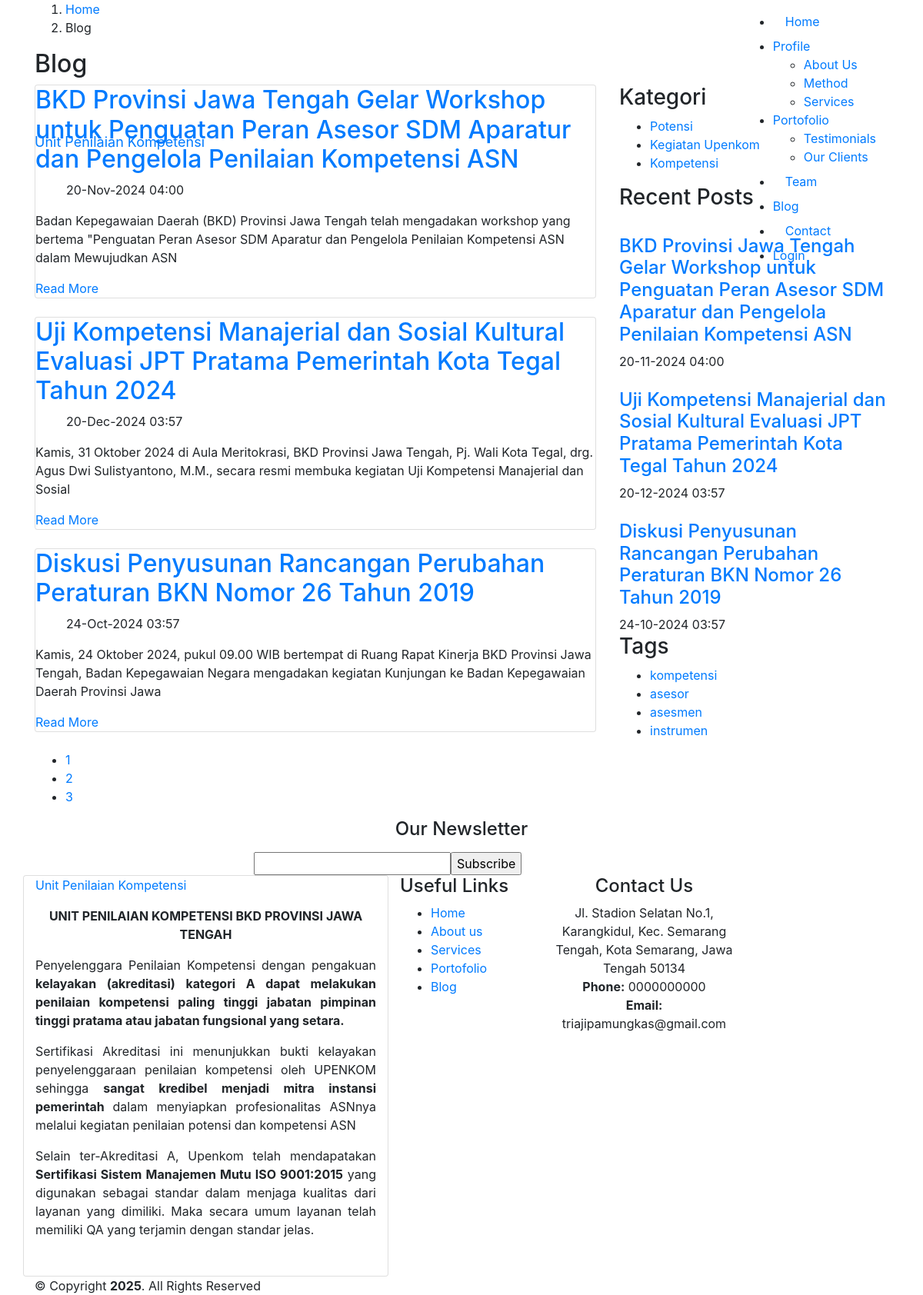
The page /index.php/home/blog on the database its author committed.
### tables this page shows
CREATE TABLE `tb_setting` (
  `id_setting` int NOT NULL,
  `nama_perusahaan` varchar(255) NOT NULL,
  `alamat` varchar(255) NOT NULL,
  `no_telepon` varchar(20) NOT NULL,
  `email` varchar(255) NOT NULL,
  `profile` text NOT NULL,
  `visi` text NOT NULL,
  `misi` text NOT NULL,
  `sejarah` text NOT NULL,
  `image` varchar(255) NOT NULL
);

CREATE TABLE `tb_berita` (
  `id_berita` int NOT NULL,
  `id_user` int NOT NULL,
  `id_kategori` int NOT NULL,
  `slug_berita` varchar(255) DEFAULT NULL,
  `judul_berita` varchar(255) DEFAULT NULL,
  `isi_berita` text,
  `gambar_berita` varchar(255) DEFAULT NULL,
  `status_berita` varchar(50) NOT NULL,
  `jenis_berita` varchar(50) NOT NULL,
  `keywords` text NOT NULL,
  `date_cretated` timestamp NOT NULL DEFAULT CURRENT_TIMESTAMP,
  `last_modified` date NOT NULL
);

CREATE TABLE `tb_kategori_berita` (
  `id_kategori` int NOT NULL,
  `slug-kategori` varchar(255) NOT NULL,
  `nama_kategori` varchar(255) NOT NULL,
  `date_created` timestamp NOT NULL DEFAULT CURRENT_TIMESTAMP ON UPDATE CURRENT_TIMESTAMP
);

### application/views/front-end/layout/v_wrapper.php (called while the page is built)
<?php
require_once('v_head.php');
require_once('v_header.php');
require_once('v_nav.php');
require_once('v_content.php');
require_once('v_footer.php');

### application/controllers/Home.php (called while the page is built, shortened)
<?php
class Home extends CI_Controller
{
  public function __construct()
  {
    $this->load->model('M_berita');
    $this->load->model('M_kategori');
    $this->load->model('M_tentang');
    $this->load->model('M_metode');
    $this->load->model('M_layanan');
    $this->load->model('M_setting');
    $this->load->model('M_staff');
    $this->load->model('M_portfolio');
    $this->load->model('M_client');
    $this->load->model('M_dashboard');
  }
  public function blog()
  {
    $berita = $this->M_berita->daftar();
    $lastst_berita = $this->M_berita->lastst_berita();
    $kategori = $this->M_kategori->daftarKategoriBerita();
    $tentang = $this->M_tentang->daftar();
    $metode = $this->M_metode->daftar();
    $layanan = $this->M_layanan->daftar();
    $setting = $this->M_setting->daftar();
    $title = $setting->nama_perusahaan;
    $image = $setting->image;
    $data = array(
      'title'         => $title,
      'subtitle'      => 'Blog',
      'isi'           => 'front-end/v_blog',
      'berita'        => $berita,
      'kategori'      => $kategori,
      'lastst_berita' => $lastst_berita,
      'tentang'        => $tentang,
      'metode'        => $metode,
      'layanan'       => $layanan,
      'setting'       => $setting,
      'image'         => $image,
    );
    $this->load->view('front-end/layout/v_wrapper', $data, false);
  }
}

### index.php (called while the page is built, shortened)
<?php
require_once BASEPATH.'core/CodeIgniter.php';

### application/models/M_setting.php (called while the page is built, shortened)
<?php
class M_setting extends CI_Model
{
  public function daftar()
  {
    $this->db->select('*');
    $this->db->from('tb_setting');
    $this->db->order_by('id_setting', 'desc');
    return $this->db->get()->row();
  }
}

### application/views/front-end/layout/v_content.php (called while the page is built)
<?php
if ($isi) {
  $this->load->view($isi);
}

### application/models/M_berita.php (called while the page is built, shortened)
<?php
class M_berita extends CI_Model
{
  public function daftar()
  {
    $this->db->select('*');
    $this->db->from('tb_berita');
    $this->db->join('tb_user', 'tb_user.id_user = tb_berita.id_user', 'left');
    $this->db->join('tb_kategori_berita', 'tb_kategori_berita.id_kategori = tb_berita.id_kategori', 'left');
    $this->db->order_by('id_berita', 'DESC');
    return $this->db->get()->result();
  }
  public function lastst_berita()
  {
    $this->db->select('*');
    $this->db->from('tb_berita');
    $this->db->join('tb_user', 'tb_user.id_user = tb_berita.id_user', 'left');
    $this->db->join('tb_kategori_berita', 'tb_kategori_berita.id_kategori = tb_berita.id_kategori', 'left');
    $this->db->order_by('id_berita', 'DESC');
    $this->db->limit(10);
    return $this->db->get()->result();
  }
}

### application/models/M_kategori.php (called while the page is built, shortened)
<?php
class M_kategori extends CI_Model
{
  public function daftarKategoriBerita()
  {
    $this->db->select('*');
    $this->db->from('tb_kategori_berita');
    $this->db->order_by('id_kategori', 'DESC');
    return $this->db->get()->result();
  }
}

### application/views/front-end/v_blog.php (the view, shortened to what this page needs)
<main id="main">
  <section class="breadcrumbs">
    <div class="container">
      <ol>
        <li><a href="<?= base_url('home/#hero'); ?>">Home</a></li>
        <li>Blog</li>
      </ol>
      <h2>Blog</h2>
    </div>
  </section>
  <section id="blog" class="blog">
    <div class="container" data-aos="fade-up">
      <div class="row">
        <div class="col-lg-8 entries">
          <?php foreach ($berita as $key => $value) :
            $isi = strip_tags($value->isi_berita);
            if (strlen($isi) > 200) {
              $isiCut = substr($isi, 0, 200);
              $endPoint = strrpos($isiCut, ' ');
              $isi = $endPoint ? substr($isiCut, 0, $endPoint) : substr($isiCut, 0);
            }
            if ($value->status_berita == "Publish") : ?>
              <div class="card mb-4 entry">
                <h2 class="entry-title">
                  <a href="<?= base_url('home/detail/' . $value->slug_berita); ?>"><?= $value->judul_berita; ?></a>
                </h2>
                <div class="entry-meta">
                  <ul>
                    <li class="d-flex align-items-center"><i class="bi bi-clock"></i> <a><?= date('d-M-Y H:i', strtotime($value->date_cretated)); ?></a></li>
                  </ul>
                </div>
                <div class="entry-content">
                  <p>
                    <?= $isi; ?>
                  </p>
                  <div class="read-more">
                    <a href="<?= base_url('home/detail/' . $value->slug_berita); ?>">Read More</a>
                  </div>
                </div>
              </div>
            <?php endif; ?>
          <?php endforeach; ?>
          <div class="blog-pagination">
            <ul class="justify-content-center">
            <li class="active"><a href="#">1</a></li>
              <li><a href="#">2</a></li>
              <li><a href="#">3</a></li>
            </ul>
          </div>
        </div>
        <div class="col-lg-4">
          <div class="sidebar">
            <h3 class="sidebar-title">Kategori</h3>
            <div class="sidebar-item categories">
              <ul>
                <?php foreach ($kategori as $key => $values) : ?>
                  <li><a href="#"><?= $values->nama_kategori; ?> <span></span></a></li>
                <?php endforeach; ?>
              </ul>
            </div>
            <h3 class="sidebar-title">Recent Posts</h3>
            <?php foreach ($lastst_berita as $key => $value) :
              if ($value->status_berita == "Publish") : ?>
                <div class="sidebar-item recent-posts">
                  <div class="post-item clearfix">
                    <h4><a href="<?= base_url('home/detail/' . $value->slug_berita); ?>"><?= $value->judul_berita; ?></a></h4>
                    <time datetime="01-01-2020"><?= date('d-m-Y H:i', strtotime($value->date_cretated)); ?></time>
                  </div>
                </div>
              <?php endif; ?>
            <?php endforeach; ?>
            <h3 class="sidebar-title">Tags</h3>
            <div class="sidebar-item tags">
              <ul>
                <li><a href="#">kompetensi</a></li>
                <li><a href="#">asesor</a></li>
                <li><a href="#">asesmen</a></li>
                <li><a href="#">instrumen</a></li>
              </ul>
            </div>
          </div>
        </div>
      </div>
    </div>
  </section>
</main>

### application/views/front-end/layout/v_head.php (shortened to what this page needs)
<!DOCTYPE html>
<html lang="en">
<head>
  <link href="<?= base_url() ?>vendor/front-end/assets/vendor/bootstrap/css/bootstrap.min.css" rel="stylesheet">
  <link href="<?= base_url() ?>vendor/front-end/assets/vendor/bootstrap-icons/bootstrap-icons.css" rel="stylesheet">
  <link href="<?= base_url() ?>vendor/front-end/assets/vendor/aos/aos.css" rel="stylesheet">
  <link href="<?= base_url() ?>vendor/front-end/assets/vendor/remixicon/remixicon.css" rel="stylesheet">
  <link href="<?= base_url() ?>vendor/front-end/assets/vendor/swiper/swiper-bundle.min.css" rel="stylesheet">
  <link href="<?= base_url() ?>vendor/front-end/assets/vendor/glightbox/css/glightbox.min.css" rel="stylesheet">
  <link href="<?= base_url() ?>vendor/front-end/assets/css/style.css" rel="stylesheet">
</head>
<body>

### application/views/front-end/layout/v_header.php (shortened to what this page needs)
<header id="header" class="header fixed-top">
  <div class="container-fluid container-xl d-flex align-items-center justify-content-between">
    <a href="<?= base_url('home/#hero'); ?>" class="logo d-flex align-items-center">
      <span style="font-size: 18px;"><?= $setting->nama_perusahaan; ?></span>
    </a>

### application/views/front-end/layout/v_nav.php (shortened to what this page needs)
<nav id="navbar" class="navbar">
  <ul>
    <li><a class="nav-link scrollto active" href="<?= base_url('home/'); ?>">Home</a></li>
    <li class="dropdown"><a href="<?= base_url('home/#about'); ?>"><span>Profile</span> <i class="bi bi-chevron-down"></i></a>
      <ul>
        <li><a href="<?= base_url('home/detailtentang/upenkom'); ?>">About Us</a></li>
		<li><a href="<?= base_url('home/#features'); ?>">Method</a></li>
        <li><a href="<?= base_url('home/#services'); ?>">Services</a></li>
      </ul>
    <li class="dropdown"><a href="<?= base_url('home/#portofolio'); ?>"><span>Portofolio</span> <i class="bi bi-chevron-down"></i></a>
      <ul>
        <li><a href="<?= base_url('home/#testimonials'); ?>">Testimonials</a></li>
        <li><a href="<?= base_url('home/#clients'); ?>">Our Clients</a></li>
      </ul>
    <li><a class="nav-link scrollto" href="<?= base_url('home/#team'); ?>">Team</a></li>
    <li><a href="<?= base_url('home/blog'); ?>">Blog</a></li>
    <li><a class="nav-link scrollto" href="<?= base_url('home/#contact'); ?>">Contact</a></li>
    <li><a class="getstarted scrollto" href="<?= base_url('auth'); ?>">Login</a></li>
  </ul>
</nav>
</div>
</header>

### application/views/front-end/layout/v_footer.php (shortened to what this page needs)
<footer id="footer" class="footer">
  <div class="footer-newsletter">
    <div class="container">
      <div class="row justify-content-center">
        <div class="col-lg-12 text-center">
          <h4>Our Newsletter</h4>
        </div>
        <div class="col-lg-6">
          <form action="" method="post">
            <input type="email" name="email"><input type="submit" value="Subscribe">
          </form>
        </div>
      </div>
    </div>
  </div>
  <div class="footer-top">
    <div class="container">
      <div class="row gy-4">
        <div class="col-lg-5 col-md-12 footer-info card shadow-none">
          <a href="<?= base_url('home'); ?>" class="logo d-flex align-items-center">
            <span><?= $setting->nama_perusahaan; ?></span>
          </a>
          <p><?= $setting->profile; ?></p>
        </div>
        <div class="col-lg-2 col-6 footer-links">
          <h4>Useful Links</h4>
          <ul>
            <li><i class="bi bi-chevron-right"></i> <a href="<?= base_url('home/'); ?>">Home</a></li>
            <li><i class="bi bi-chevron-right"></i> <a href="<?= base_url('home/#about'); ?>">About us</a></li>
            <li><i class="bi bi-chevron-right"></i> <a href="<?= base_url('home/#services'); ?>">Services</a></li>
            <li><i class="bi bi-chevron-right"></i> <a href="<?= base_url('home/#clients'); ?>">Portofolio</a></li>
            <li><i class="bi bi-chevron-right"></i> <a href="<?= base_url('home/blog'); ?>">Blog</a></li>
          </ul>
        </div>
        <div class="col-lg-3 col-md-12 footer-contact text-center text-md-start">
          <h4>Contact Us</h4>
          <p>
            <?= $setting->alamat; ?> <br>
            <strong>Phone:</strong> <?= $setting->no_telepon; ?><br>
            <strong>Email:</strong> <?= $setting->email; ?><br>
          </p>
        </div>
      </div>
    </div>
  </div>
  <div class="container">
    <div class="copyright">
      &copy; Copyright <strong><span><?= date('Y'); ?></span></strong>. All Rights Reserved
    </div>
  </div>
</footer>
</body>
</html>

### rows shown on the page
tb_setting: nama_perusahaan "Unit Penilaian Kompetensi", profile "UNIT PENILAIAN KOMPETENSI BKD PROVINSI JAWA TENGAH Penyelenggara Penilaian Kompetensi dengan pengakuan kelayakan (akreditasi) kategori A dapat melakukan penilaian kompetensi paling tinggi jabatan pimpinan tinggi pratama atau jabatan fungsional yang setara. Sertifikasi Akreditasi ini menunjukkan bukti kelayakan penyelenggaraan penilaian kompetensi oleh UPENKOM sehingga sangat kredibel menjadi mitra instansi pemerintah dalam menyiapkan profesionalitas ASNnya melalui kegiatan penilaian potensi dan kompetensi ASN Selain ter-Akreditasi A, Upenkom telah mendapatakan Sertifikasi Sistem Manajemen Mutu ISO 9001:2015 yang digunakan sebagai standar dalam menjaga kualitas dari layanan yang dimiliki.…", alamat "Jl. Stadion Selatan No.1, Karangkidul, Kec. Semarang Tengah, Kota Semarang, Jawa Tengah 50134", no_telepon "0000000000", email "triajipamungkas@gmail.com"
tb_berita: judul_berita "BKD Provinsi Jawa Tengah Gelar Workshop untuk Penguatan Peran Asesor SDM Aparatur dan Pengelola Penilaian Kompetensi ASN", date_cretated "20-Nov-2024 04:00", isi_berita "Badan Kepegawaian Daerah (BKD) Provinsi Jawa Tengah telah mengadakan workshop yang bertema \"Penguatan Peran Asesor SDM Aparatur dan Pengelola Penilaian Kompetensi ASN dalam Mewujudkan ASN", date_cretated "20-11-2024 04:00"
tb_berita: judul_berita "Uji Kompetensi Manajerial dan Sosial Kultural Evaluasi JPT Pratama Pemerintah Kota Tegal Tahun 2024", date_cretated "20-Dec-2024 03:57", isi_berita "Kamis, 31 Oktober 2024 di Aula Meritokrasi, BKD Provinsi Jawa Tengah, Pj. Wali Kota Tegal, drg. Agus Dwi Sulistyantono, M.M., secara resmi membuka kegiatan Uji Kompetensi Manajerial dan Sosial", date_cretated "20-12-2024 03:57"
tb_berita: judul_berita "Diskusi Penyusunan Rancangan Perubahan Peraturan BKN Nomor 26 Tahun 2019", date_cretated "24-Oct-2024 03:57", isi_berita "Kamis, 24 Oktober 2024, pukul 09.00 WIB bertempat di Ruang Rapat Kinerja BKD Provinsi Jawa Tengah, Badan Kepegawaian Negara mengadakan kegiatan Kunjungan ke Badan Kepegawaian Daerah Provinsi Jawa", date_cretated "24-10-2024 03:57"
tb_kategori_berita: nama_kategori "Potensi"
tb_kategori_berita: nama_kategori "Kegiatan Upenkom"
tb_kategori_berita: nama_kategori "Kompetensi"
